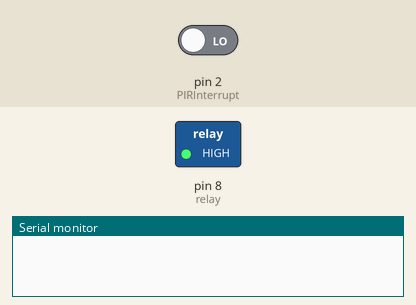
The sketch below on a simulated Arduino Uno, built with avr-gcc and run on an emulated ATmega328P. Parts: switched loads named in the sketch (green lamp = pin HIGH), the last lines printed to the serial monitor. The inputs (shaded band) are chosen by the test bench; at power-on: pin 2 (PIRInterrupt) LOW.

Above: at 1.2 s.
1.3 s: pin 2 (PIRInterrupt) driven HIGH
At 2.5 s:
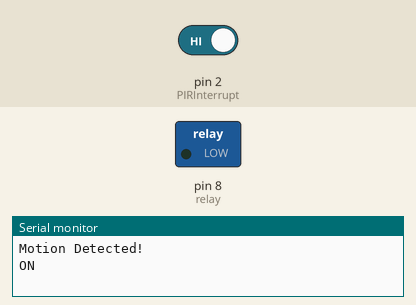
Timing chart, 0 to 12.8 s (numbered marks = the images above; inputs shaded):
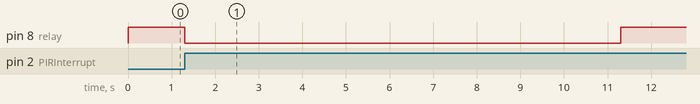

The sketch:

security_light.ino
```cpp
// =============================
// Motion Light Control Project
// PIR + LDR + Relay
// =============================

// Relay pin is controlled with D8
// The active wire is connected to Normally Closed and Common
int relay = 8;
volatile byte relayState = LOW;

// PIR Motion Sensor is connected to D2
int PIRInterrupt = 2;

// LDR pin is connected to Analog 0
int LDRPin = A0;

// LDR value
int LDRReading;

// LDR Threshold value (adjust depending on your room lighting)
int LDRThreshold = 300;

// Timer Variables
long lastDebounceTime = 0;
long debounceDelay = 10000; // 10 seconds

// =============================
// Setup
// =============================
void setup() {
  // Pin for relay module set as output
  pinMode(relay, OUTPUT);
  digitalWrite(relay, HIGH); // relay OFF initially (active LOW)

  // PIR motion sensor set as input
  pinMode(PIRInterrupt, INPUT);

  // Attach interrupt to PIR sensor
  attachInterrupt(digitalPinToInterrupt(PIRInterrupt), detectMotion, RISING);

  // Serial communication for debugging
  Serial.begin(9600);
}

// =============================
// Main Loop
// =============================
void loop() {
  // If 10 seconds have passed, turn relay OFF
  if ((millis() - lastDebounceTime) > debounceDelay && relayState == HIGH) {
    digitalWrite(relay, HIGH); // relay OFF
    relayState = LOW;
    Serial.println("OFF");
  }

  delay(50);
}

// =============================
// Interrupt Function
// =============================
void detectMotion() {
  Serial.println("Motion Detected!");

  LDRReading = analogRead(LDRPin);
  // Debug: Uncomment if you want to see LDR values
  // Serial.println(LDRReading);

  // Only turn relay ON if the room is dark enough
  if (LDRReading > LDRThreshold) {
    if (relayState == LOW) {
      digitalWrite(relay, LOW); // relay ON
    }
    relayState = HIGH;
    Serial.println("ON");
    lastDebounceTime = millis();
  }
}
```

Measured:
- after the input at 1.3 s, pin 8 (relay): HIGH → LOW at once, → HIGH 10.0 s later
